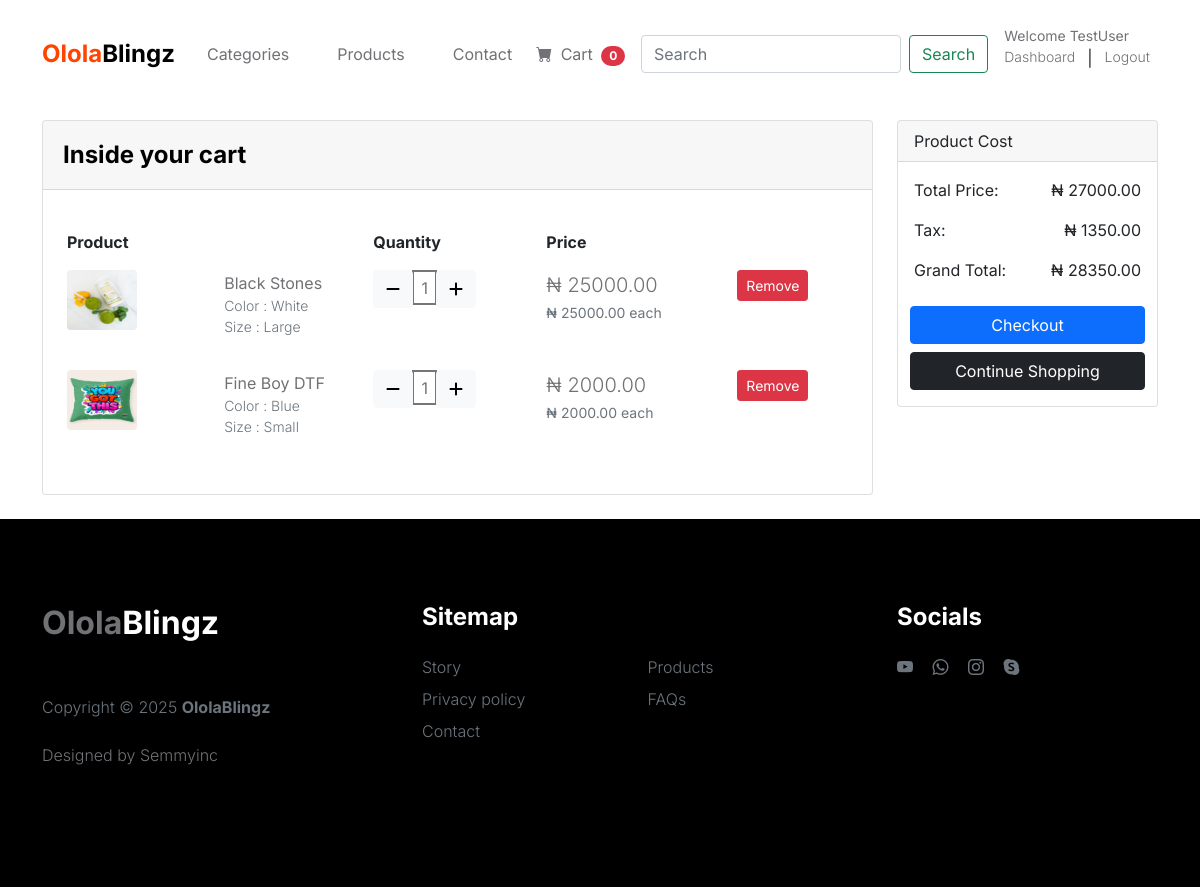
The page /cart/ (signed in) on the database its author committed.
### users/models.py (models this page shows, shortened)
class Users(AbstractBaseUser):
    first_name = models.CharField(max_length=50)
    last_name = models.CharField(max_length=50)
    username = models.CharField(max_length=50, unique=True)
    phone = models.CharField(max_length=50)
    email = models.EmailField(unique=True)
    date_joined = models.DateTimeField(auto_now_add=True)
    last_login = models.DateTimeField(auto_now_add=True)
    is_admin = models.BooleanField(default=False)
    is_staff = models.BooleanField(default=False)
    is_active = models.BooleanField(default=False)
    is_superadmin = models.BooleanField(default=False)
    USERNAME_FIELD = 'email'
    REQUIRED_FIELDS = ['username', 'first_name', 'last_name']
    objects = UsersManager()
    class Meta:
        verbose_name_plural = 'Users'

### cart/models.py (models this page shows, shortened)
class CartItem(models.Model):
    user = models.ForeignKey(Users, on_delete=models.CASCADE, null=True, blank=True)
    product = models.ForeignKey(Product, on_delete=models.CASCADE)
    variations = models.ManyToManyField(Variation, blank=True)
    cart = models.ForeignKey(Cart, on_delete=models.CASCADE, null=True)
    quantity = models.IntegerField()
    is_active = models.BooleanField(default=True)
    def sub_total(self):
        if self.product.promo:
            return self.product.promo_price * self.quantity
        else:
            return self.product.price * self.quantity

### product/models.py (models this page shows, shortened)
class Product(models.Model):
    product_name = models.CharField(max_length=50)
    slug = models.SlugField()
    category = models.ForeignKey(Category, on_delete=models.CASCADE, null=True, blank=True)
    description = models.TextField()
    promo = models.BooleanField(default=False)
    price = models.DecimalField(max_digits=7, decimal_places=2)
    promo_price = models.DecimalField(max_digits=7, decimal_places=2)
    image = models.ImageField(upload_to='uploads/product_picture', default='default.jpg')
    available = models.BooleanField(default=True, blank=True, null=True)
    created_at = models.DateTimeField(auto_now_add=True, blank=True, null=True)
    modified_at = models.DateTimeField(auto_now=True, blank=True, null=True)
    stock_level = models.IntegerField(blank=True, null=True)
    def get_slug_url(self):
        return reverse('product_detail', args=[self.category.slug, self.slug])

class Variation(models.Model):
    product = models.ForeignKey(Product, on_delete=models.CASCADE)
    variation_category = models.CharField(max_length=255, choices=variation_category_choice)
    variation_value = models.CharField(max_length=255)
    is_active = models.BooleanField(default=True)
    created_at = models.DateTimeField(auto_now=True)
    objects = VariationManager()

### cart/views.py (the view)
# urls.py: path("", views.cart_page, name='cart_page'),
def cart_page(request, quantity=0, total=0, cart_items=None):
    try:
        tax = 0
        grand_total = 0
        if request.user.is_authenticated:
            cart_items = CartItem.objects.filter(user=request.user, is_active=True)
        else:
            cart = Cart.objects.get(cart_id=_cart_id(request))
            cart_items = CartItem.objects.filter(cart=cart, is_active=True)
        for cart_item in cart_items:
                quantity += cart_item.quantity
                if cart_item.product.promo:
                    total += (cart_item.product.promo_price)*cart_item.quantity
                else:
                    total += (cart_item.product.price)*cart_item.quantity
        tax = (5 * total)/100
        grand_total = total + tax
    except ObjectDoesNotExist:
        pass
    context = {'cart_items':cart_items, 'quantity':quantity, 'total':total, 'tax':tax, 'grand_total':grand_total}
    return render(request, 'cart/cart.html', context)

### templates/cart/cart.html (shortened to what this page needs)
{% extends 'base.html' %}
{% block content %}
{% load static %}
<section class="section-content padding-y bg">
    <div class="container">
        {% if not cart_items %}
        <br><br><br><br><br>
            <h5 class="text-center">There are no items in your cart yet. Proceed to <a href="{% url 'products' %}">Shopping</a></h5>
            <br><br><br><br>
        {% else %}
            <br><br><br><br><br>
        <div class="row">
            <aside class="col-lg-9">
                <div class="card">
                    <div class="card-header">
                        <h5 class="fw-5 fst-bold p-1 my-1">Inside your cart</h5>
                    </div>
                    <div class="card-body">
                        <p class="card-text">
                            <table class="table table-borderless">
                                <thead>
                                    <tr>
                                        <th scope="col" align="right">Product</th>
                                        <th scope="col">Quantity</th>
                                        <th scope="col">Price</th>
                                        <th scope="col"></th>
                                    </tr>
                                </thead>
                                <tbody>
                                    {% if cart_items %}
                                        {% for cart_item in cart_items %}
                                            <tr>
                                                <td scope="row g-0">
                                                    <div class="row align-items-center">
                                                        <div class="col">
                                                            <figure>
                                                                <div><img src="{{cart_item.product.image.url}}" class="figure-img img-fluid rounded" alt="product image" style="width: 70px; height: 60px;"></div>
                                                            </figure>
                                                        </div>
                                                        <div class="col">
                                                            <figcaption class="info">
                                                                    <a href="{{cart_item.product.get_slug_url}}">{{cart_item.product.product_name}}</a>
                                                                    <p class="text-muted small">
                                                                        {% if cart_item.variations.all %}
                                                                            {% for item in cart_item.variations.all %}
                                                                                {{ item.variation_category | capfirst }} : {{ item.variation_value | capfirst }} <br>
                                                                            {% endfor %}
                                                                        {% endif %}
                                                                    </p>
                                                                </figcaption>
                                                        </div>
                                                </td>
                                                <td align="">
                                                    <div class="input-group">
                                                        <div class="input-group-prepend">
                                                            <a href="{% url 'remove_cart' cart_item.product.id cart_item.id %}" class="btn btn-light" type="button" id="button-plus"><i class="fa fa-minus"></i></a>
                                                        </div>
                                                        <input type="text" class="form-contol text-muted text-center" value="{{cart_item.quantity}}" style="width: 25px; height: 35px; border-style: solid;">
                                                        <div class="input-group-append">
                                                            <form action="{% url 'add_cart' cart_item.product.id %}" method="POST">
                                                                <button class="btn btn-light" type="submit" id="button-minus" ><i class="fa fa-plus"></i></button>
                                                            </form>
                                                        </div>
                                                    </div>
                                                </td>
                                                <td>
                                                    {% if cart_item.product.promo %}
                                                        <div>
                                                            <p class="mb-0">&#8358 {{cart_item.sub_total}}</p>
                                                            <small class="text-muted mt-0">&#8358 {{cart_item.product.promo_price}} each</small>
                                                        </div>
                                                    {% else %}
                                                        <div>
                                                            <p class="mb-0">&#8358 {{cart_item.sub_total}}</p>
                                                            <small class="text-muted mt-0">&#8358 {{cart_item.product.price}} each</small>
                                                        </div>
                                                    {% endif %}
                                                </td>
                                                <td><a href="{% url 'remove_cart_item' cart_item.product.id cart_item.id %}" class="btn btn-sm btn-danger">Remove</a></td>
                                            </tr>
                                        {% endfor %}
                                    {% endif %}
                                </tbody>
                            </table>
                        </p>
                    </div>
                </div>
            </aside>
            <aside class="col-lg-3">
                <div class="card">
                <div class="card-header">
                    Product Cost
                </div>
                <div class="card-body">
                    <div class="row mb-2">
                        <div class="col">Total Price:</div>
                        <div class="col" align="right">&#8358 {{total}}</div>
                    </div>
                    <div class="row mb-2 mt-3">
                        <div class="col">Tax:</div>
                        <div class="col" align="right">&#8358 {{tax}}</div>
                    </div>
                    <div class="row mt-3 mb-0">
                        <div class="col mb-0">Grand Total:</div>
                        <div class="col mb-0" align="right">&#8358 {{grand_total}}</div>
                    </div>
                    <br>
                    <div class="row align-items-center px-2" align="center">
                        <a href="{% url 'checkout' %}" class="btn btn-primary mb-2 mt-0"> Checkout </a>
                        <a href="{% url 'products' %}" class="btn btn-dark">Continue Shopping</a>
                    </div>
                </div>
                </div>
            </aside>
        </div>
        {% endif %}
    </div>
</section>
<br>
{% endblock %}

### templates/navbar.html (shortened to what this page needs)
<nav class="navbar navbar-expand-lg">
    <div class="container">
        <a class="navbar-brand" href="{% url 'home' %}">
            <strong><span>Olola</span>Blingz</strong>
        </a>
        <div class="collapse navbar-collapse" id="navbarNav">
            <ul class="navbar-nav mx-auto">
                <li class="nav-item dropdown">
                    <a class="nav-link dropdown-toggle" id="navbarDropdown" href="#" role="button" data-bs-toggle="dropdown" aria-expanded="false">Categories</a>
                </li>
                <li class="nav-item">
                    <a class="nav-link" href="{% url 'products' %}">Products</a>
                </li>
                <li class="nav-item">
                    <a class="nav-link" href="contact.html">Contact</a>
                </li>
                <li class="nav-item">
                    <a href="{% url 'cart_page' %}">
                        <i class="bi-cart-fill me-1"></i>
                        Cart
                        <span class="badge bg-danger ms-1 rounded-pill text-white">{{cart_counter|length}}</span>
                    </a>
                </li>
            </ul>
            <div class="d-none d-lg-block mx-auto">
                <form class="d-flex" role="search" method="POST" action="{% url 'search' %}">
                    <input class="form-control me-2" type="search" placeholder="Search" aria-label="Search", name="search">
                    <button class="btn btn-outline-success" type="submit">Search</button>
                </form>
            </div>
            {% if not user.is_authenticated %}
                <div class="d-none d-lg-block mx-auto">
                    <!-- <a href="{% url 'register' %}" class="bi-person custom-icon me-3"></a>
                    <a href="product-detail.html" class="bi-bag custom-icon"></a> -->
                    <div class="row mb-0">
                        <a href="#" class="small">Welcome User</a>
                    </div>
                    <div class="row mt-0">
                        <p class="col text-muted small"><a href="{% url 'login' %}">Login</a></p>|
                        <p class="col text-muted small"><a href="{% url 'register' %}">Register</a></p>
                    </div>
                </div>
            {% else %}
                <div class="d-none d-lg-block mx-auto">
                    <div class="row">
                        <a href="#" class="small">Welcome {{request.user.username}}</a>
                    </div>
                    <div class="row my-auto">
                        <p class="col text-muted small"><a href="{% url 'dashboard' %}">Dashboard</a></p>|
                        <p class="col text-muted small"><a href="{% url 'logout' %}">Logout</a></p>
                    </div>
                </div>
            {% endif %}
        </div>
    </div>
</nav>

### rows shown on the page
Users: user.username "TestUser"
CartItem: product.image (picture), product.product_name "Black Stones", quantity "1", sub_total "25000.00", product.price "25000.00"
Variation: variation_category "Color", variation_value "White"
Variation: variation_category "Size", variation_value "Large"
CartItem: product.image (picture), product.product_name "Fine Boy DTF", quantity "1", sub_total "2000.00", product.price "2000.00"
Variation: variation_category "Color", variation_value "Blue"
Variation: variation_category "Size", variation_value "Small"

### other values the page prints
{{ cart_counter|length }} "0"
{{ total }} "27000.00"
{{ tax }} "1350.00"
{{ grand_total }} "28350.00"
